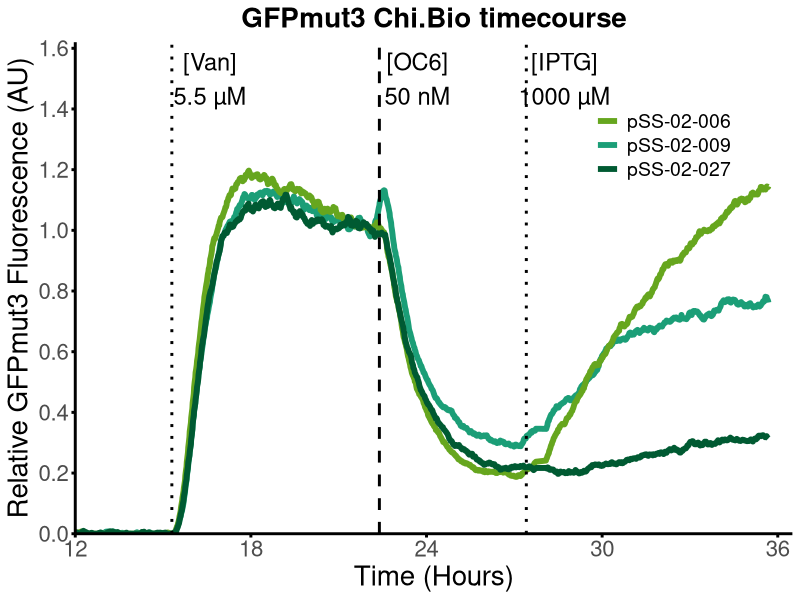

Here is the R script that generated this plot:
library(tidyverse)   
library(zoo)         
library(patchwork)   
library(matrixStats)
library(ggplot2)
library(dplyr)
library(tidyr)


# Reading in data
Data = read.csv('Data/Figure_4_Panel_J/Data.csv', header = TRUE)


# Remove background fluorescence 
transition_row  = which(diff(Data$Van) == 5.5)[1] + 1
last30          = Data[(transition_row - 30):(transition_row - 1), ]
Data$Sponge.Circuit...mutagenised.mScarlet.I = Data$Sponge.Circuit...mutagenised.mScarlet.I - mean(last30$Sponge.Circuit...mutagenised.mScarlet.I)
Data$Sponge.Circuit...mScarlet.I = Data$Sponge.Circuit...mScarlet.I - mean(last30$Sponge.Circuit...mScarlet.I)
Data$Negative.Control.Sponge.Circuit...mScarlet = Data$Negative.Control.Sponge.Circuit...mScarlet - mean(last30$Negative.Control.Sponge.Circuit...mScarlet)
Data$Sponge.Circuit = Data$Sponge.Circuit - mean(last30$Sponge.Circuit)


# Normalising GFP 
transition_row1 <- which(diff(Data$OC6) == 50)[1] + 1
last30 <- Data[(transition_row1 - 30):(transition_row1 - 1), ]
Data$Sponge.Circuit...mutagenised.mScarlet.I = Data$Sponge.Circuit...mutagenised.mScarlet.I/mean(last30$Sponge.Circuit...mutagenised.mScarlet.I)
Data$Sponge.Circuit...mScarlet.I = Data$Sponge.Circuit...mScarlet.I/mean(last30$Sponge.Circuit...mScarlet.I)
Data$Sponge.Circuit = Data$Sponge.Circuit/mean(last30$Sponge.Circuit)
Data$Negative.Control.Sponge.Circuit...mScarlet = Data$Negative.Control.Sponge.Circuit...mScarlet/mean(last30$Negative.Control.Sponge.Circuit...mScarlet)

# Moving Averages
Data$Sponge.Circuit...mutagenised.mScarlet.I_MA      <- rollapply(Data$Sponge.Circuit...mutagenised.mScarlet.I, width = 21, FUN = mean, align = "center", fill = NA)
Data$Sponge.Circuit...mScarlet.I_MA      <- rollapply(Data$Sponge.Circuit...mScarlet.I, width = 21, FUN = mean, align = "center", fill = NA)
Data$Sponge.Circuit_MA      <- rollapply(Data$Sponge.Circuit, width = 21, FUN = mean, align = "center", fill = NA)
Data$Negative.Control.Sponge.Circuit...mScarlet_MA      <- rollapply(Data$Negative.Control.Sponge.Circuit...mScarlet, width = 21, FUN = mean, align = "center", fill = NA)

Data$Negative.Control.Sponge.Circuit...mScarlet_MA[Data$Negative.Control.Sponge.Circuit...mScarlet_MA < 0] <- 0
Data$Sponge.Circuit_MA[Data$Sponge.Circuit_MA < 0] <- 0
Data$Sponge.Circuit...mScarlet.I_MA[Data$Sponge.Circuit...mScarlet.I_MA < 0] <- 0
Data$Sponge.Circuit...mutagenised.mScarlet.I_MA[Data$Sponge.Circuit...mutagenised.mScarlet.I_MA < 0] <- 0


First_transition_time = Data$Time[transition_row]
Second_transition_time = Data$Time[transition_row1]
transition_row2 = which(diff(Data$IPTG) == 1000)[1] + 1
Third_transition_time = Data$Time[transition_row2]

greens <- c(
  "pSS-02-027" = "#005a32",
  "pSS-02-009" = "#1b9e77",
  "pSS-02-006" = "#66a61e"
)

p1 = ggplot(Data, aes(x = Time)) + 
  geom_line(aes(y = Sponge.Circuit...mutagenised.mScarlet.I_MA, 
                color = "pSS-02-009"), linewidth = 2) +
  geom_line(aes(y = Sponge.Circuit...mScarlet.I_MA, 
                color = "pSS-02-006"), linewidth = 2) + 
  geom_line(aes(y = Negative.Control.Sponge.Circuit...mScarlet_MA, 
                color = "pSS-02-027"), linewidth = 2) +
  theme_minimal()+
  
  # Add vertical lines and annotations as before
  geom_vline(xintercept = First_transition_time, linetype = "dotted", color = "black", linewidth = 1) +
  geom_vline(xintercept = Second_transition_time, linetype = "dashed", color = "black", linewidth = 1) +
  geom_vline(xintercept = Third_transition_time, linetype = "dotted", color = "black", linewidth = 1) +
  annotate("text", x = First_transition_time +1.3 , y = 1.5, label = "[Van]\n5.5 µM", 
           color = "black", size = 6, hjust = 0.5) +
  annotate("text", x = Second_transition_time + 1.3, y = 1.5, label = "[OC6]\n50 nM", 
           color = "black", size = 6, hjust = 0.5) +
  annotate("text", x = Third_transition_time + 1.3, y = 1.5, label = "[IPTG]\n1000 µM",
           color = "black", size = 6, hjust = 0.5) +
  theme(
    text = element_text(size = 20),
    axis.title = element_text(size = 20, hjust = 0.5),
    plot.title = element_text(size = 20, hjust = 0.5, face = "bold"),
    legend.title = element_text(size = 16, hjust = 0.5),
    legend.text = element_text(size = 14),
    legend.position = "inside",
    legend.position.inside = c(0.82, 0.82),
    legend.background = element_rect(fill = "transparent", color = "NA", linewidth = 0),
    legend.key = element_rect(fill = "transparent", color = "NA", linewidth = 0),
    axis.line = element_line(linewidth = 1, color = "black"),
    axis.ticks = element_line(linewidth = 1, color = "black"),
    panel.grid.major = element_blank(),
    panel.grid.minor = element_blank(),
    panel.grid = element_line(colour = "grey90", linewidth = 0.5, linetype = "dashed")
  ) +
  scale_x_continuous(expand = c(0, 0), limits = c(12, 36.5), breaks = seq(12, 36, 6)) +
  scale_y_continuous(
    name = "Relative GFPmut3 Fluorescence (AU)",
    expand = c(0, 0),
    limits = c(0, 1.62),
    breaks = seq(0, 1.6, 0.2)
  ) +
  scale_color_manual(values = greens, name = "") +
  labs(x = "Time (Hours)", title = "GFPmut3 Chi.Bio timecourse")
  

print(p1)
